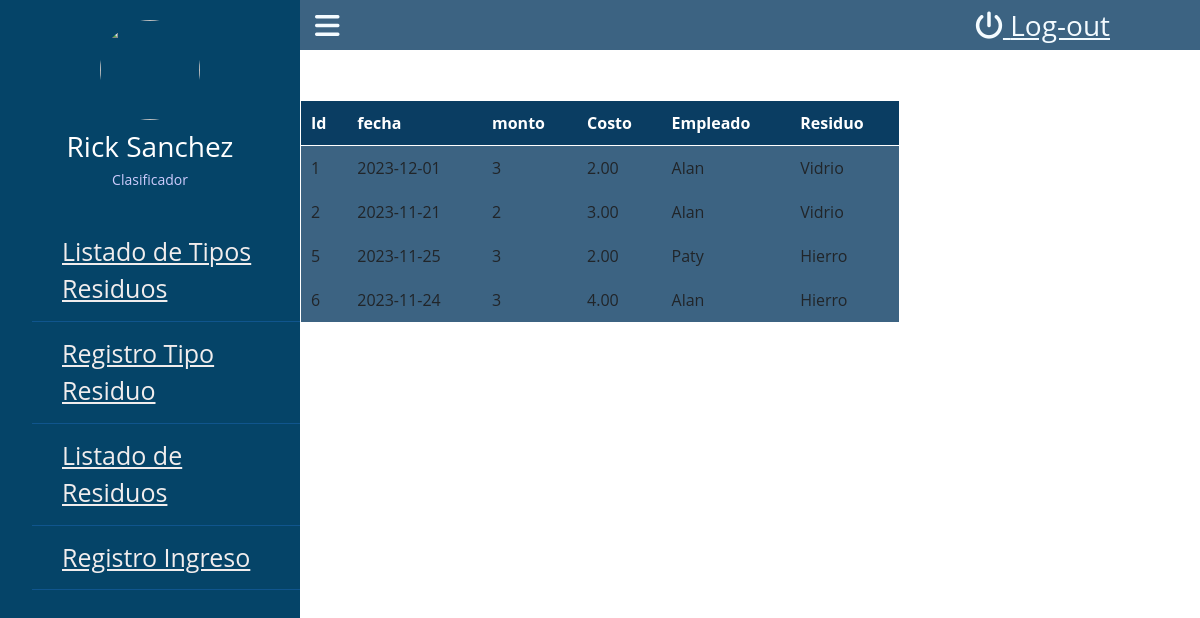
Page /view/Residuo/ListaIngresoResiduo.php on the committed database.
### tables this page shows
CREATE TABLE `ingresoresiduo` (
  `id` int(11) NOT NULL,
  `monto` int(11) NOT NULL,
  `fecha` date NOT NULL,
  `costo` decimal(10,2) NOT NULL,
  `usuario_id` int(11) DEFAULT NULL,
  `residuo_id` int(11) DEFAULT NULL
);

CREATE TABLE `usuarios` (
  `id` int(11) NOT NULL,
  `nombre` varchar(50) DEFAULT NULL,
  `apellido` varchar(50) DEFAULT NULL,
  `username` varchar(50) DEFAULT NULL,
  `password` varchar(255) DEFAULT NULL,
  `role` varchar(20) DEFAULT NULL
);

CREATE TABLE `residuo` (
  `id` int(11) NOT NULL,
  `nombre` varchar(255) NOT NULL,
  `cantidad` int(11) NOT NULL
);

### controladores/ListWaste.php (the view, shortened to what this page needs)
<?php
$connection = mysqli_connect('localhost', 'root', '', 'waste');
$query = "SELECT i.id, i.fecha, i.costo, i.monto, u.nombre AS usuario_nombre, r.nombre AS residuo_nombre
          FROM ingresoresiduo i
          LEFT JOIN usuarios u ON i.usuario_id = u.id
          LEFT JOIN residuo r ON i.residuo_id = r.id";
$result = mysqli_query($connection, $query);
while ($row = mysqli_fetch_assoc($result)) {
    echo "<tr>";
    echo "<td>" . $row['id'] . "</td>";
    echo "<td>" . $row['fecha'] . "</td>";
    echo "<td>" . $row['monto'] . "</td>";
    echo "<td>" . $row['costo'] . "</td>";
    echo "<td>" . $row['usuario_nombre'] . "</td>";
    echo "<td>" . $row['residuo_nombre'] . "</td>";
    echo "</tr>";
}
?>

### view/Residuo/ListaIngresoResiduo.php (shortened to what this page needs)
<!DOCTYPE html>
<html lang="en">
<head>
    <link rel="stylesheet" href="https://cdnjs.cloudflare.com/ajax/libs/font-awesome/6.4.2/css/all.min.css">
    <link rel="stylesheet" href="/view/css/principal.css">
    <link rel="stylesheet" href="/view/css/bootstrap.min.css">
    <link rel="stylesheet" href="/view/css/all.min.css">
</head>
<body>
    <div class="wrapper">
        <div class="sidebar">
            <div class="profile">
                <img src="https://c0.klipartz.com/pngpicture/286/70/gratis-png-rick-sanchez-morty-smith-graficos-de-red-portatiles-bolsillo-mortys-rick-amp-morty.png" alt="">
                <h3> Rick Sanchez </h3>
                <p>Clasificador</p>
            </div>
            <ul>
                <li><a href="/view//Residuo//ListaResiduo.php">
                        <span class="item">Listado de Tipos Residuos</span>
                    </a></li>
                    <li><a href="#" data-bs-toggle="modal" data-bs-target="#residuoModal">
                <span class="item">Registro Tipo Residuo</span></a>
                </li>
                <li><a href="/view//Residuo//ListaIngresoResiduo.php">
                        <span class="item">Listado de Residuos</span>
                    </a></li>
                    <li><a href="#" data-bs-toggle="modal" data-bs-target="#nuevoModal">
                    <span class="item">Registro Ingreso</span></a>
                </li>
            </ul>
        </div>
        <div class="section">
            <div class="top_navbar">
                <div class="hamburger">
                    <a href="#" id="barra"><i class="fas fa-bars"></i></a>
                    <a href="/view//login.php" id="logout"><i class="fa fa-power-off"></i> Log-out</a>
                </div>
            </div>
        </div>
        <div class="tablas">
            <table>
                <thead>
                    <tr>
                        <th>Id</th>
                        <th>fecha</th>
                        <th>monto</th>
                        <th>Costo</th>
                        <th>Empleado</th>
                        <th>Residuo</th>
                    </tr>
                </thead>
                <tbody>
                <?php include '../../controladores/ListWaste.php';?>
                </tbody>
            </table>
        </div>
    </div>
</body>
</html>

### view/css/principal.css (style rules this page uses)
* { list-style: none; text-decoration: none; margin:0 ; padding: 0; box-sizing: border-box; font-family: 'open sans', sans-serif; }
body { background-color: #f5f6fa; }
.wrapper .sidebar { background: rgb(5, 68, 104); position: fixed; top: 0; left: 0; width: 300px; height: 100%; padding: 20px 0; transition: all 0.5% ease; }
.wrapper .sidebar .profile { margin-bottom: 30px; text-align: center; }
.wrapper .sidebar .profile img { display: block; width: 100px; height: 100px; border-radius: 50%; margin: 0 auto; }
.wrapper .sidebar .profile h3 { color: #ffffff; margin: 10px 0 5px; }
.wrapper .sidebar .profile p { color: rgb(206, 204, 253); font-size: 14px; }
.wrapper .sidebar ul li a { display: block; padding: 13px 30px; border-bottom: 1px solid #10558d; color: rgb(241, 237, 237); font-size: 25px; position: relative; }
.wrapper .section { width: calc(100%-225px); margin-left: 225px; transition: all 0.5s ease; }
.wrapper .section .top_navbar { background-color: #3c6382; height: 50px; display: flex; justify-content: space-between; align-items: center; padding: 0 90px; }
.wrapper .section .top_navbar .hamburger { display: flex; justify-content: space-between; width: 100%; }
.wrapper .section .top_navbar .hamburger a { font-size: 28px; color: #f4fbff; }
.wrapper .section .top_navbar .hamburger a#logout { margin-left: auto; }
.wrapper .tablas table { margin: 50px auto 0px auto; border-collapse: collapse; cursor: pointer; width: 50%; }
.tablas td, th { padding: 10px; }
.tablas tr { transition: all ease 300ms; }
.tablas table thead { background-color: #0a3d62; color: white; border: 1px solid #fff; }
.tablas table tbody { background-color: #3c6382; border: 1px solid #fff; }

### rows in the picture
ingresoresiduo: id "1", fecha "2023-12-01", monto "3", costo "2.00", usuario.nombre "Alan", residuo.nombre "Vidrio"
ingresoresiduo: id "2", fecha "2023-11-21", monto "2", costo "3.00", usuario.nombre "Alan", residuo.nombre "Vidrio"
ingresoresiduo: id "5", fecha "2023-11-25", monto "3", costo "2.00", usuario.nombre "Paty", residuo.nombre "Hierro"
ingresoresiduo: id "6", fecha "2023-11-24", monto "3", costo "4.00", usuario.nombre "Alan", residuo.nombre "Hierro"
